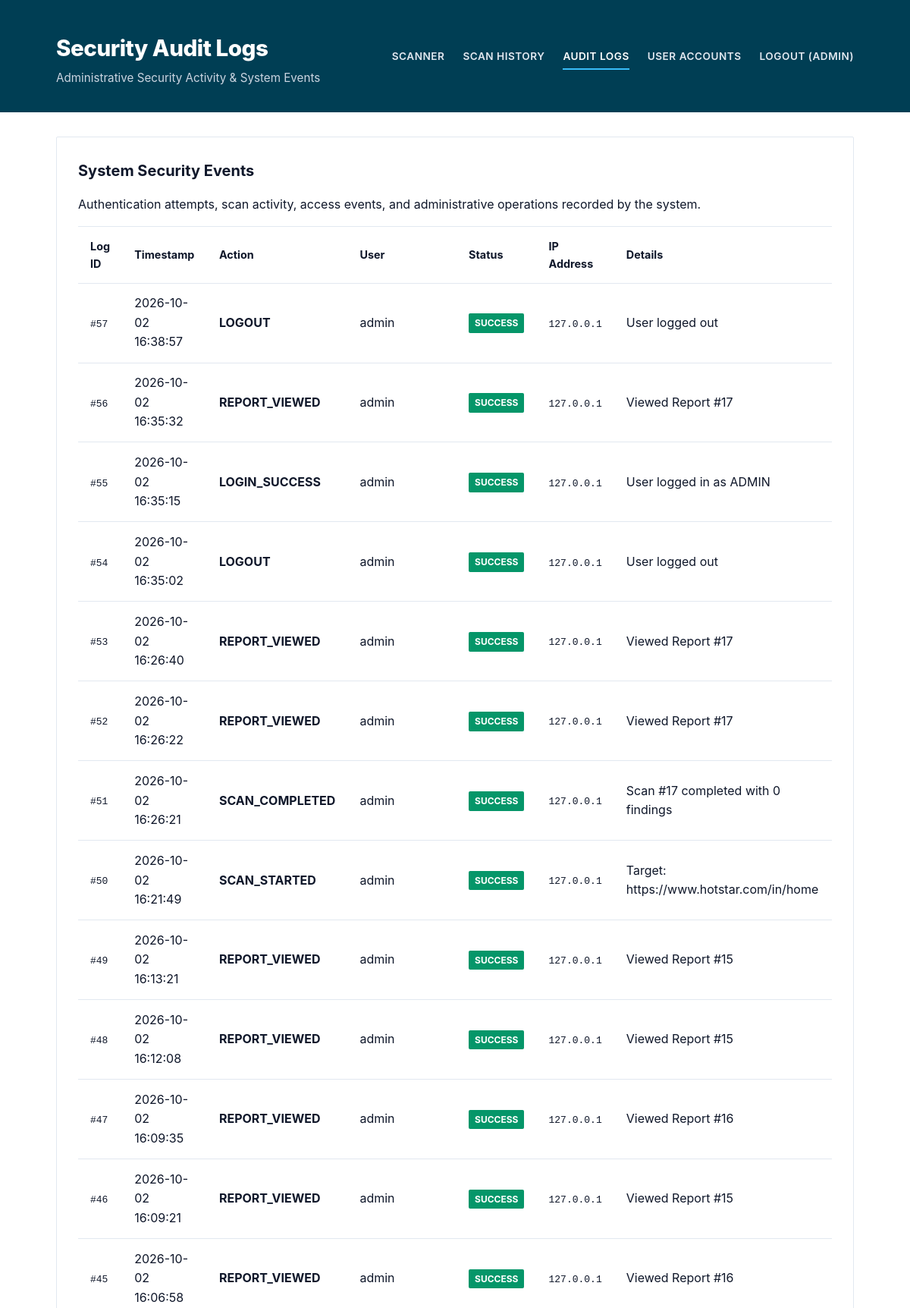
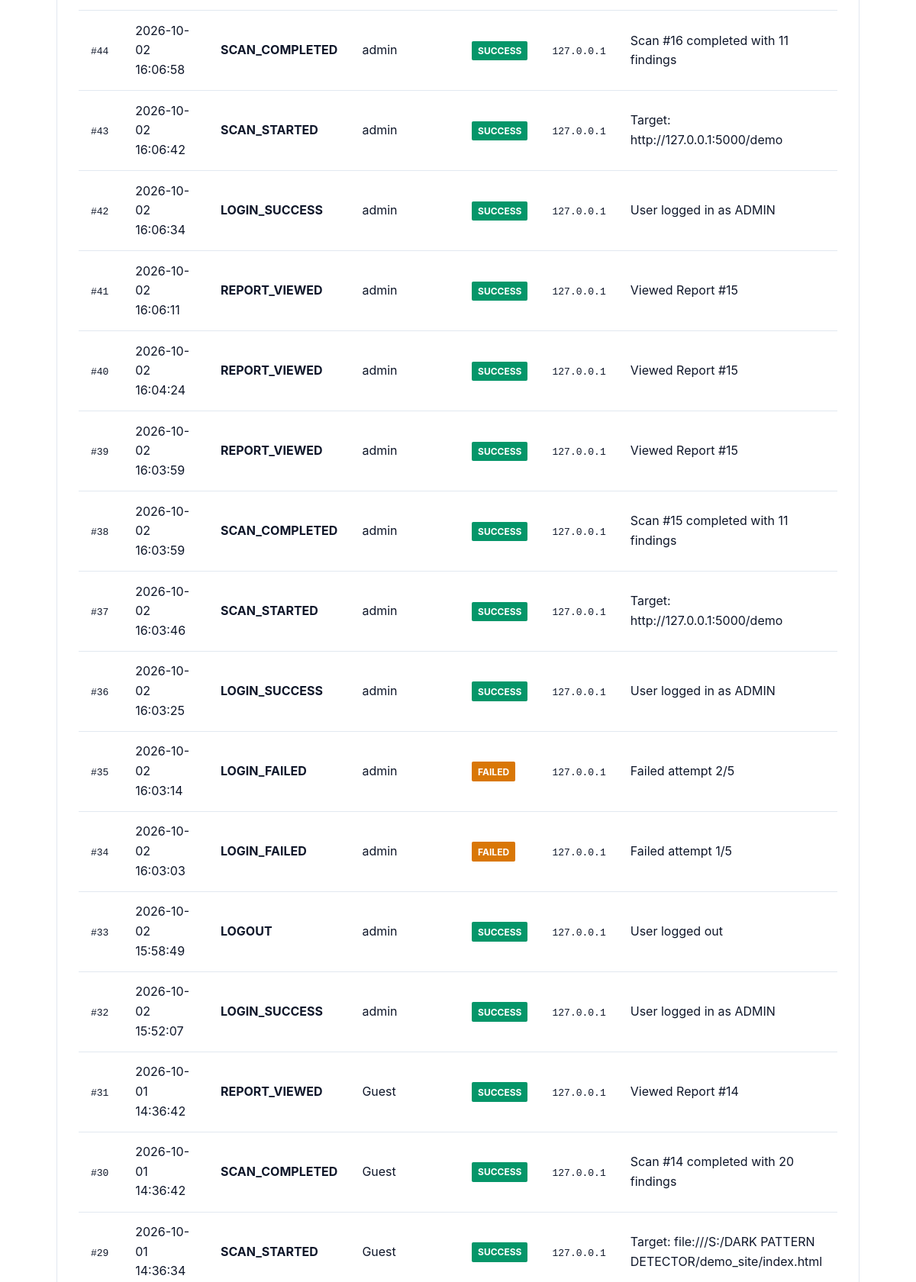
Screenshot of /admin/audit-logs (signed in, upper part) with the database file from the repository (2 pictures, top to bottom).
### tables this page shows
CREATE TABLE audit_logs (
                id INTEGER PRIMARY KEY AUTOINCREMENT,
                user_id INTEGER,
                username TEXT,
                action TEXT NOT NULL,
                status TEXT DEFAULT 'SUCCESS',
                ip_address TEXT,
                details TEXT,
                timestamp TEXT NOT NULL
            );

### app.py (the view)
@app.route("/admin/audit-logs")
@admin_required
def admin_audit_logs():
    logs = db_manager.get_audit_logs(limit=100)
    return render_template("audit_logs.html", audit_logs=logs)

### app.py (called while the page is built)
def admin_required(f):
    @wraps(f)
    def decorated_function(*args, **kwargs):
        if "user_id" not in session:
            flash("Please log in as Administrator.", "info")
            return redirect(url_for("login"))
        if session.get("role") != "ADMIN":
            flash("Access Denied: Administrator privileges required.", "error")
            return redirect(url_for("index")), 403
        return f(*args, **kwargs)
    return decorated_function

### database/db.py (called while the page is built, shortened)
    def _get_sqlite_connection(self):
        os.makedirs(os.path.dirname(self.sqlite_db_path), exist_ok=True)
        conn = sqlite3.connect(self.sqlite_db_path)
        conn.row_factory = sqlite3.Row
        return conn

    def get_audit_logs(self, limit=100):
        conn = self._get_sqlite_connection()
        cursor = conn.cursor()
        cursor.execute("SELECT * FROM audit_logs ORDER BY id DESC LIMIT ?", (limit,))
        logs = [dict(r) for r in cursor.fetchall()]
        conn.close()
        return logs

### templates/audit_logs.html (shortened to what this page needs)
<!DOCTYPE html>
<html lang="en">
<head>
    <link rel="stylesheet" href="{{ url_for('static', filename='css/style.css') }}">
</head>
<body>
    <header class="header">
        <div class="header-container">
            <div class="header-title">
                <h1>Security Audit Logs</h1>
                <p>Administrative Security Activity & System Events</p>
            </div>
            <nav class="nav-links">
                <a href="{{ url_for('index') }}">Scanner</a>
                <a href="{{ url_for('history') }}">Scan History</a>
                <a href="{{ url_for('admin_audit_logs') }}" class="active">Audit Logs</a>
                <a href="{{ url_for('admin_users') }}">User Accounts</a>
                <a href="{{ url_for('logout') }}">Logout ({{ session.get('username') }})</a>
            </nav>
        </div>
    </header>
<main class="container">
    <section class="card">
        <h3 class="card-title">System Security Events</h3>
        <p>Authentication attempts, scan activity, access events, and administrative operations recorded by the system.</p>
        {% if audit_logs %}
        <div class="table-responsive">
            <table class="data-table">
                <thead>
                    <tr>
                        <th>Log ID</th>
                        <th>Timestamp</th>
                        <th>Action</th>
                        <th>User</th>
                        <th>Status</th>
                        <th>IP Address</th>
                        <th>Details</th>
                    </tr>
                </thead>
                <tbody>
                    {% for log in audit_logs %}
                    <tr>
                        <td><code>#{{ log.id }}</code></td>
                        <td>{{ log.timestamp }}</td>
                        <td><strong>{{ log.action }}</strong></td>
                        <td>{{ log.username or 'Anonymous' }}</td>
                        <td>
                            <span class="badge {% if log.status == 'SUCCESS' %}badge-ml{% elif log.status == 'BLOCKED' %}badge-high{% else %}badge-medium{% endif %}">
                                {{ log.status }}
                            </span>
                        </td>
                        <td><code>{{ log.ip_address }}</code></td>
                        <td>{{ log.details or '-' }}</td>
                    </tr>
                    {% endfor %}
                </tbody>
            </table>
        </div>
        {% else %}
        <div class="alert alert-info">No audit events recorded yet.</div>
        {% endif %}
    </section>
</main>
</body>
</html>

### static/css/style.css (style rules this page uses)
:root { --primary-color: #003e54; --secondary-color: #2563eb; --accent-color: #14b8a6; --bg-color: #ffffff; --card-bg: #ffffff; --text-color: #0f172a; --text-muted: #64748b; --border-color: #e2e8f0; --footer-bg: #eef2f6; --severity-high: #e11d48; --severity-medium: #d97706; --severity-low: #2563eb; --source-rule: #4f46e5; --source-ml: #059669; --source-hybrid: #d97706; }
* { box-sizing: border-box; margin: 0; padding: 0; }
body { font-family: -apple-system, BlinkMacSystemFont, "Segoe UI", Roboto, Helvetica, Arial, sans-serif; background-color: var(--bg-color); color: var(--text-color); line-height: 1.6; }
.header { background-color: var(--primary-color) !important; color: #ffffff !important; padding: 2.5rem 0 2rem 0; border-bottom: none; box-shadow: none; }
.header-container { max-width: 1100px; margin: 0 auto; padding: 0 1.5rem; display: flex; justify-content: space-between; align-items: center; }
.header-title h1 { font-size: 1.85rem; font-weight: 800; color: #ffffff !important; letter-spacing: -0.5px; }
.header-title p { font-size: 0.95rem; color: #cbd5e1 !important; margin-top: 0.25rem; }
.nav-links { display: flex; gap: 1.5rem; }
.nav-links a { color: #e2e8f0 !important; text-decoration: none; font-weight: 600; font-size: 0.85rem; text-transform: uppercase; letter-spacing: 0.5px; padding-bottom: 0.25rem; transition: color 0.2s, border-bottom 0.2s; }
.nav-links a:hover, .nav-links a.active { color: #ffffff !important; border-bottom: 2px solid #38bdf8 !important; }
.container { max-width: 1100px; margin: 2rem auto; padding: 0 1.5rem; }
.card { background: var(--card-bg); border: 1px solid var(--border-color); border-radius: 2px; padding: 1.75rem; margin-bottom: 1.5rem; box-shadow: none; }
.card-title { font-size: 1.25rem; font-weight: 700; margin-bottom: 1rem; color: var(--text-color); }
.badge { display: inline-block; padding: 0.2rem 0.5rem; border-radius: 2px; font-size: 0.75rem; font-weight: 700; text-transform: uppercase; color: #ffffff; }
.badge-medium { background-color: var(--severity-medium); }
.badge-ml { background-color: var(--source-ml); }
.table-responsive { overflow-x: auto; }
.data-table { width: 100%; border-collapse: collapse; margin-top: 1rem; }
.data-table th, .data-table td { padding: 0.85rem 1rem; text-align: left; border-bottom: 1px solid var(--border-color); }
.data-table th { background-color: #ffffff; font-weight: 700; font-size: 0.9rem; color: var(--text-color); border-top: 1px solid var(--border-color); }

### rows the page displays
audit_logs: id "57", timestamp "2026-10-02 16:38:57", action "LOGOUT", username "admin", status "SUCCESS", ip_address "127.0.0.1", details "User logged out"
audit_logs: id "56", timestamp "2026-10-02 16:35:32", action "REPORT_VIEWED", username "admin", status "SUCCESS", ip_address "127.0.0.1", details "Viewed Report #17"
audit_logs: id "55", timestamp "2026-10-02 16:35:15", action "LOGIN_SUCCESS", username "admin", status "SUCCESS", ip_address "127.0.0.1", details "User logged in as ADMIN"
audit_logs: id "54", timestamp "2026-10-02 16:35:02", action "LOGOUT", username "admin", status "SUCCESS", ip_address "127.0.0.1", details "User logged out"
audit_logs: id "53", timestamp "2026-10-02 16:26:40", action "REPORT_VIEWED", username "admin", status "SUCCESS", ip_address "127.0.0.1", details "Viewed Report #17"
audit_logs: id "52", timestamp "2026-10-02 16:26:22", action "REPORT_VIEWED", username "admin", status "SUCCESS", ip_address "127.0.0.1", details "Viewed Report #17"
audit_logs: id "51", timestamp "2026-10-02 16:26:21", action "SCAN_COMPLETED", username "admin", status "SUCCESS", ip_address "127.0.0.1", details "Scan #17 completed with 0 findings"
audit_logs: id "50", timestamp "2026-10-02 16:21:49", action "SCAN_STARTED", username "admin", status "SUCCESS", ip_address "127.0.0.1", details "Target: https://www.hotstar.com/in/home"
audit_logs: id "49", timestamp "2026-10-02 16:13:21", action "REPORT_VIEWED", username "admin", status "SUCCESS", ip_address "127.0.0.1", details "Viewed Report #15"
audit_logs: id "48", timestamp "2026-10-02 16:12:08", action "REPORT_VIEWED", username "admin", status "SUCCESS", ip_address "127.0.0.1", details "Viewed Report #15"
audit_logs: id "47", timestamp "2026-10-02 16:09:35", action "REPORT_VIEWED", username "admin", status "SUCCESS", ip_address "127.0.0.1", details "Viewed Report #16"
audit_logs: id "46", timestamp "2026-10-02 16:09:21", action "REPORT_VIEWED", username "admin", status "SUCCESS", ip_address "127.0.0.1", details "Viewed Report #15"
audit_logs: id "45", timestamp "2026-10-02 16:06:58", action "REPORT_VIEWED", username "admin", status "SUCCESS", ip_address "127.0.0.1", details "Viewed Report #16"
audit_logs: id "44", timestamp "2026-10-02 16:06:58", action "SCAN_COMPLETED", username "admin", status "SUCCESS", ip_address "127.0.0.1", details "Scan #16 completed with 11 findings"
audit_logs: id "43", timestamp "2026-10-02 16:06:42", action "SCAN_STARTED", username "admin", status "SUCCESS", ip_address "127.0.0.1", details "Target: http://127.0.0.1:5000/demo"
audit_logs: id "42", timestamp "2026-10-02 16:06:34", action "LOGIN_SUCCESS", username "admin", status "SUCCESS", ip_address "127.0.0.1", details "User logged in as ADMIN"
audit_logs: id "41", timestamp "2026-10-02 16:06:11", action "REPORT_VIEWED", username "admin", status "SUCCESS", ip_address "127.0.0.1", details "Viewed Report #15"
audit_logs: id "40", timestamp "2026-10-02 16:04:24", action "REPORT_VIEWED", username "admin", status "SUCCESS", ip_address "127.0.0.1", details "Viewed Report #15"
audit_logs: id "39", timestamp "2026-10-02 16:03:59", action "REPORT_VIEWED", username "admin", status "SUCCESS", ip_address "127.0.0.1", details "Viewed Report #15"
audit_logs: id "38", timestamp "2026-10-02 16:03:59", action "SCAN_COMPLETED", username "admin", status "SUCCESS", ip_address "127.0.0.1", details "Scan #15 completed with 11 findings"
audit_logs: id "37", timestamp "2026-10-02 16:03:46", action "SCAN_STARTED", username "admin", status "SUCCESS", ip_address "127.0.0.1", details "Target: http://127.0.0.1:5000/demo"
audit_logs: id "36", timestamp "2026-10-02 16:03:25", action "LOGIN_SUCCESS", username "admin", status "SUCCESS", ip_address "127.0.0.1", details "User logged in as ADMIN"
audit_logs: id "35", timestamp "2026-10-02 16:03:14", action "LOGIN_FAILED", username "admin", status "FAILED", ip_address "127.0.0.1", details "Failed attempt 2/5"
audit_logs: id "34", timestamp "2026-10-02 16:03:03", action "LOGIN_FAILED", username "admin", status "FAILED", ip_address "127.0.0.1", details "Failed attempt 1/5"
audit_logs: id "33", timestamp "2026-10-02 15:58:49", action "LOGOUT", username "admin", status "SUCCESS", ip_address "127.0.0.1", details "User logged out"
audit_logs: id "32", timestamp "2026-10-02 15:52:07", action "LOGIN_SUCCESS", username "admin", status "SUCCESS", ip_address "127.0.0.1", details "User logged in as ADMIN"
audit_logs: id "31", timestamp "2026-10-01 14:36:42", action "REPORT_VIEWED", username "Guest", status "SUCCESS", ip_address "127.0.0.1", details "Viewed Report #14"
audit_logs: id "30", timestamp "2026-10-01 14:36:42", action "SCAN_COMPLETED", username "Guest", status "SUCCESS", ip_address "127.0.0.1", details "Scan #14 completed with 20 findings"
audit_logs: id "29", timestamp "2026-10-01 14:36:34", action "SCAN_STARTED", username "Guest", status "SUCCESS", ip_address "127.0.0.1", details "Target: file:///S:/DARK PATTERN DETECTOR/demo_site/index.html"

### other values shown
{{ session.get('username') }} "ADMIN"
